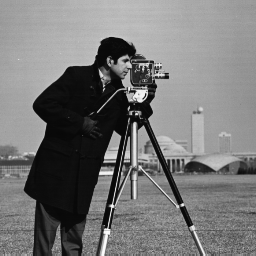
#> input picture DIP/Demos/Filtering in the Frequency Domain/cameraman.tif, 256 x 256 px
$ python idealLP.py
#> lines starting #> are read from the running program, lines starting #| are printed output that depends on the picture
#!/usr/bin/env python3
# -*- coding: utf-8 -*-
"""
@author: Mads Dyrmann
"""

from pylab import *
import numpy as np
from skimage.util import img_as_ubyte, img_as_float
from imageio import imread


#Transforms in frequency plane -- Ideal Low-pass

#Load image and show
dI = img_as_float(imread('cameraman.tif'))
#> dI: shape (256, 256) float64; min 0.0275, max 0.992, mean 0.466
#dI = img_as_float(skimage.data.camera()) # Load image of cameraman


figure()
imshow(dI, cmap='gray')
title('Original image')

#Lets calculate the Fourier Transform (goto Frequnecy Domain)
FI=fft2(dI);
FI=fftshift(FI);

M,N = FI.shape
#> M = 256; N = 256
Mc, Nc = M//2, N//2 # Center of image
#> Mc = 128; Nc = 128

#Do the Low pass filtering
D0=25
for u in range(FI.shape[0]):
    for v in range(FI.shape[1]):
        if ((u-Mc)**2+(v-Nc)**2 > D0**2): #if distance from DC is grater than cutt-off freq...
            FI[u,v]=0

logabsFI=log10(abs(FI)+1);
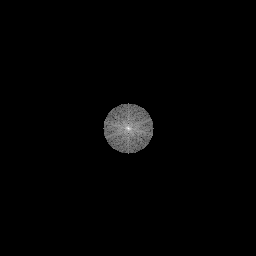
#> logabsFI: shape (256, 256) float64; min 0, max 4.48, mean 0.0603; drawn with min black and max white
figure()
imshow(logabsFI/np.max(logabsFI[:]), cmap='gray')
title('Fourier of cutted frequences')

#Lets return to the spatial domain
FI = fftshift(FI)
idJ = ifft2(FI)
idJ = real(idJ) #Remove numeric errors causing a insignificant complex number
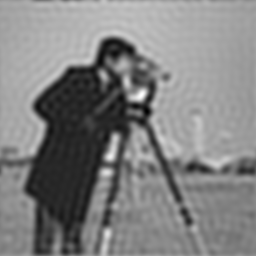
#> idJ: shape (256, 256) float64; min -0.128, max 1.04, mean 0.466; drawn with min black and max white
figure()
imshow(idJ/np.max(idJ), cmap='gray')
title('Ideal Lowpass filtered image')
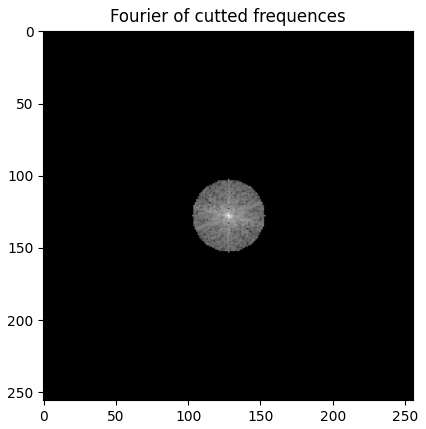
#> figure drawn by matplotlib, 1 panel
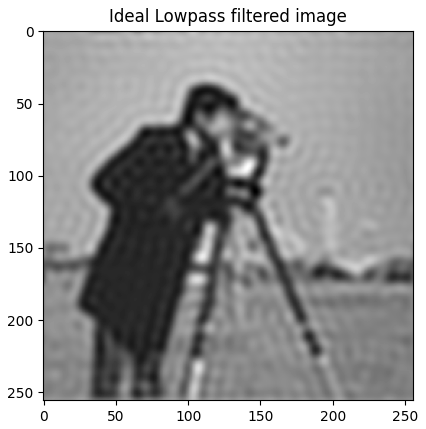
#> figure drawn by matplotlib, 1 panel
